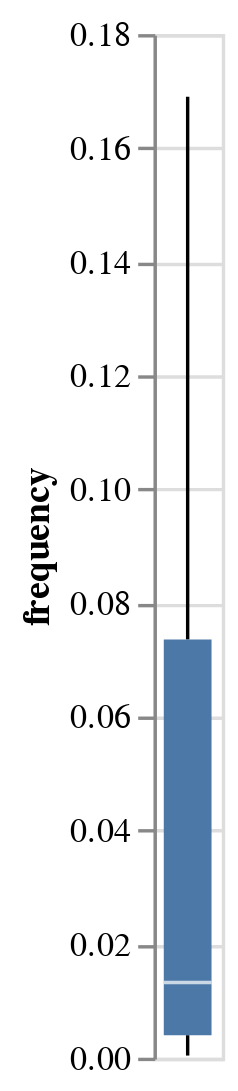

Write notebook code for a chart like this one.
### Markdown cell above
### Compare and find activity labels that are statistically significantly infrequent

### Code cell
iqr = (
    np.quantile(rel_act_freq['frequency'], q=0.75) - 
    np.quantile(rel_act_freq['frequency'], q=0.25)
)
# print(iqr)

ub = np.quantile(rel_act_freq['frequency'], q=0.75) + 1.5 * iqr
lb = np.quantile(rel_act_freq['frequency'], q=0.25) - 1.5 * iqr

rel_act_freq['is_infrequent'] = rel_act_freq['frequency'].apply(
    lambda x: x < lb
)

alt.Chart(rel_act_freq).mark_boxplot().encode(
    y='frequency:Q'
)

### Figure 1 — Vega specification as saved in the notebook (floating-point values rounded to 4 significant figures)
{"$schema": "https://vega.github.io/schema/vega/v5.json", "data": [{"name": "source_0"}, {"name": "data_0"}, {"name": "data_1", "values": []}, {"name": "data_2"}, {"name": "data_3", "values": [{"lower_box_frequency": 0.00397, "lower_whisker_frequency": 0.0003781, "upper_whisker_frequency": 0.169}]}, {"name": "data_4", "values": [{"lower_whisker_frequency": 0.0003781, "upper_box_frequency": 0.07353, "upper_whisker_frequency": 0.169}]}, {"name": "data_5"}, {"name": "data_6", "values": [{"lower_box_frequency": 0.00397, "max_frequency": 0.169, "mid_box_frequency": 0.01323, "min_frequency": 0.0003781, "upper_box_frequency": 0.07353}]}, {"name": "data_7", "values": [{"lower_box_frequency": 0.00397, "max_frequency": 0.169, "mid_box_frequency": 0.01323, "min_frequency": 0.0003781, "upper_box_frequency": 0.07353}]}], "marks": [{"type": "symbol", "name": "layer_0_layer_0_marks", "from": {"data": "data_1"}, "encode": {"update": {"y": {"field": "frequency", "scale": "y"}, "opacity": {"value": 0.7}, "stroke": {"value": "#4c78a8"}, "description": {"signal": "\"frequency: \" + (format(datum[\"frequency\"], \"\"))"}, "x": {"signal": "width", "mult": 0.5}, "ariaRoleDescription": {"value": "point"}, "fill": {"value": "transparent"}}}, "style": ["point", "boxplot-outliers"]}, {"type": "rule", "name": "layer_0_layer_1_layer_0_marks", "from": {"data": "data_3"}, "encode": {"update": {"x": {"signal": "width", "mult": 0.5}, "y": {"field": "lower_whisker_frequency", "scale": "y"}, "y2": {"field": "lower_box_frequency", "scale": "y"}, "stroke": {"value": "black"}, "tooltip": {"signal": "{\"Upper Whisker of frequency\": format(datum[\"upper_whisker_frequency\"], \"\"), \"Lower Whisker of frequency\": format(datum[\"lower_whisker_frequency\"], \"\")}"}}}, "aria": false, "style": ["rule", "boxplot-rule"]}, {"type": "rule", "name": "layer_0_layer_1_layer_1_marks", "from": {"data": "data_4"}, "encode": {"update": {"tooltip": {"signal": "{\"Upper Whisker of frequency\": format(datum[\"upper_whisker_frequency\"], \"\"), \"Lower Whisker of frequency\": format(datum[\"lower_whisker_frequency\"], \"\")}"}, "y2": {"field": "upper_whisker_frequency", "scale": "y"}, "x": {"signal": "width", "mult": 0.5}, "stroke": {"value": "black"}, "y": {"field": "upper_box_frequency", "scale": "y"}}}, "aria": false, "style": ["rule", "boxplot-rule"]}, {"type": "rect", "name": "layer_1_layer_0_marks", "from": {"data": "data_6"}, "encode": {"update": {"fill": {"value": "#4c78a8"}, "width": {"value": 14}, "tooltip": {"signal": "{\"Max of frequency\": format(datum[\"max_frequency\"], \"\"), \"Q3 of frequency\": format(datum[\"upper_box_frequency\"], \"\"), \"Median of frequency\": format(datum[\"mid_box_frequency\"], \"\"), \"Q1 of frequency\": format(datum[\"lower_box_frequency\"], \"\"), \"Min of frequency\": format(datum[\"min_frequency\"], \"\")}"}, "ariaRoleDescription": {"value": "box"}, "y": {"field": "lower_box_frequency", "scale": "y"}, "y2": {"field": "upper_box_frequency", "scale": "y"}, "xc": {"signal": "width", "mult": 0.5}, "description": {"signal": "\"frequency: \" + (format(datum[\"lower_box_frequency\"], \"\")) + \"; upper_box_frequency: \" + (format(datum[\"upper_box_frequency\"], \"\")) + \"; Max of frequency: \" + (format(datum[\"max_frequency\"], \"\")) + \"; Q3 of frequency: \" + (format(datum[\"upper_box_frequency\"], \"\")) + \"; Median of frequency: \" + (format(datum[\"mid_box_frequency\"], \"\")) + \"; Q1 of frequency: \" + (format(datum[\"lower_box_frequency\"], \"\")) + \"; Min of frequency: \" + (format(datum[\"min_frequency\"], \"\"))"}}}, "style": ["bar", "boxplot-box"]}, {"type": "rect", "name": "layer_1_layer_1_marks", "from": {"data": "data_7"}, "encode": {"update": {"yc": {"field": "mid_box_frequency", "scale": "y"}, "height": {"value": 1}, "xc": {"signal": "width", "mult": 0.5}, "width": {"value": 14}, "opacity": {"value": 0.7}, "fill": {"value": "white"}, "tooltip": {"signal": "{\"Max of frequency\": format(datum[\"max_frequency\"], \"\"), \"Q3 of frequency\": format(datum[\"upper_box_frequency\"], \"\"), \"Median of frequency\": format(datum[\"mid_box_frequency\"], \"\"), \"Q1 of frequency\": format(datum[\"lower_box_frequency\"], \"\"), \"Min of frequency\": format(datum[\"min_frequency\"], \"\")}"}}}, "aria": false, "style": ["tick", "boxplot-median"]}], "scales": [{"name": "y", "type": "linear", "domain": {"fields": [{"data": "data_1", "field": "frequency"}, {"data": "data_3", "field": "lower_whisker_frequency"}, {"data": "data_3", "field": "lower_box_frequency"}, {"data": "data_4", "field": "upper_box_frequency"}, {"data": "data_4", "field": "upper_whisker_frequency"}, {"data": "data_6", "field": "lower_box_frequency"}, {"data": "data_6", "field": "upper_box_frequency"}, {"data": "data_7", "field": "mid_box_frequency"}]}, "range": [{"signal": "height"}, 0], "nice": true, "zero": true}], "axes": [{"scale": "y", "ticks": false, "zindex": 0, "aria": false, "labels": false, "minExtent": 0, "tickCount": {"signal": "ceil(height/40)"}, "orient": "left", "domain": false, "maxExtent": 0, "grid": true}, {"scale": "y", "grid": false, "tickCount": {"signal": "ceil(height/40)"}, "orient": "left", "zindex": 0, "labelOverlap": true, "title": "frequency"}], "width": 20, "height": 300, "background": "white", "style": "cell", "padding": 5}
